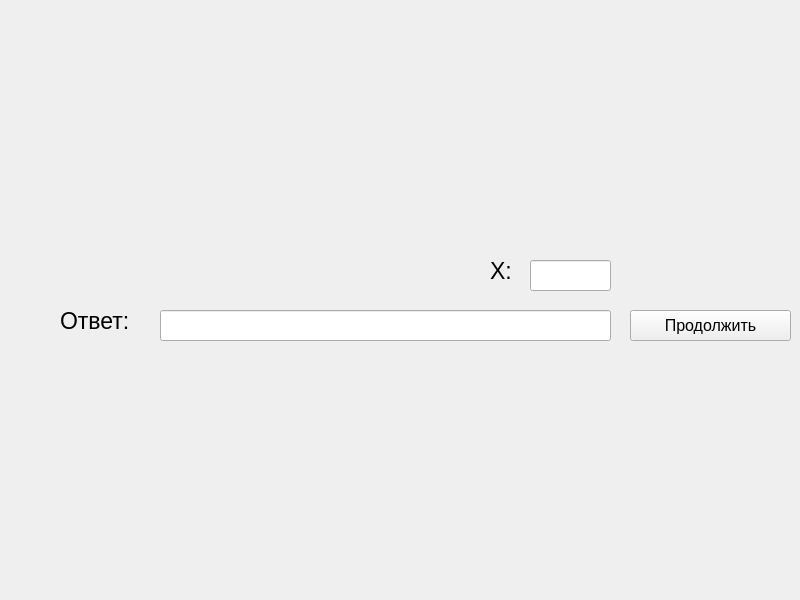
<?xml version="1.0" encoding="UTF-8"?>
<ui version="4.0">
 <class>MainWindow</class>
 <widget class="QMainWindow" name="MainWindow">
  <property name="geometry">
   <rect>
    <x>0</x>
    <y>0</y>
    <width>800</width>
    <height>600</height>
   </rect>
  </property>
  <property name="windowTitle">
   <string>MainWindow</string>
  </property>
  <widget class="QWidget" name="centralwidget">
   <widget class="QLabel" name="label">
    <property name="geometry">
     <rect>
      <x>200</x>
      <y>120</y>
      <width>411</width>
      <height>121</height>
     </rect>
    </property>
    <property name="text">
     <string/>
    </property>
    <property name="pixmap">
     <pixmap>../../../image/firstTask/firstSlide/photo_2024-05-15_21-24-20.jpg</pixmap>
    </property>
   </widget>
   <widget class="QLineEdit" name="lineEdit">
    <property name="geometry">
     <rect>
      <x>160</x>
      <y>310</y>
      <width>451</width>
      <height>31</height>
     </rect>
    </property>
    <property name="font">
     <font>
      <pointsize>17</pointsize>
     </font>
    </property>
   </widget>
   <widget class="QLabel" name="label_2">
    <property name="geometry">
     <rect>
      <x>60</x>
      <y>300</y>
      <width>101</width>
      <height>41</height>
     </rect>
    </property>
    <property name="font">
     <font>
      <pointsize>17</pointsize>
     </font>
    </property>
    <property name="text">
     <string>Ответ:</string>
    </property>
   </widget>
   <widget class="QPushButton" name="continueButton">
    <property name="geometry">
     <rect>
      <x>630</x>
      <y>310</y>
      <width>161</width>
      <height>31</height>
     </rect>
    </property>
    <property name="font">
     <font>
      <pointsize>12</pointsize>
     </font>
    </property>
    <property name="text">
     <string>Продолжить</string>
    </property>
   </widget>
   <widget class="QLineEdit" name="lineEdit_2">
    <property name="geometry">
     <rect>
      <x>530</x>
      <y>260</y>
      <width>81</width>
      <height>31</height>
     </rect>
    </property>
    <property name="font">
     <font>
      <pointsize>17</pointsize>
     </font>
    </property>
   </widget>
   <widget class="QLabel" name="label_3">
    <property name="geometry">
     <rect>
      <x>490</x>
      <y>250</y>
      <width>31</width>
      <height>41</height>
     </rect>
    </property>
    <property name="font">
     <font>
      <pointsize>17</pointsize>
     </font>
    </property>
    <property name="text">
     <string>X:</string>
    </property>
   </widget>
  </widget>
 </widget>
 <resources/>
 <connections/>
</ui>
